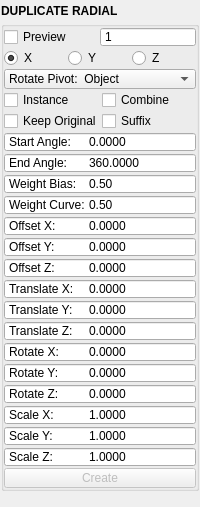
<?xml version="1.0" encoding="UTF-8"?>
<ui version="4.0">
 <class>QtUi</class>
 <widget class="QMainWindow" name="QtUi">
  <property name="geometry">
   <rect>
    <x>0</x>
    <y>0</y>
    <width>200</width>
    <height>507</height>
   </rect>
  </property>
  <property name="tabShape">
   <enum>QTabWidget::Triangular</enum>
  </property>
  <property name="dockNestingEnabled">
   <bool>true</bool>
  </property>
  <property name="dockOptions">
   <set>QMainWindow::AllowNestedDocks|QMainWindow::AllowTabbedDocks|QMainWindow::AnimatedDocks|QMainWindow::ForceTabbedDocks</set>
  </property>
  <property name="bnabled" stdset="0">
   <bool>true</bool>
  </property>
  <widget class="QWidget" name="central_widget">
   <property name="minimumSize">
    <size>
     <width>200</width>
     <height>0</height>
    </size>
   </property>
   <property name="palette">
    <palette>
     <active>
      <colorrole role="Highlight">
       <brush brushstyle="SolidPattern">
        <color alpha="255">
         <red>168</red>
         <green>152</green>
         <blue>250</blue>
        </color>
       </brush>
      </colorrole>
     </active>
     <inactive>
      <colorrole role="Highlight">
       <brush brushstyle="SolidPattern">
        <color alpha="255">
         <red>168</red>
         <green>152</green>
         <blue>250</blue>
        </color>
       </brush>
      </colorrole>
     </inactive>
     <disabled>
      <colorrole role="Highlight">
       <brush brushstyle="SolidPattern">
        <color alpha="255">
         <red>168</red>
         <green>152</green>
         <blue>250</blue>
        </color>
       </brush>
      </colorrole>
     </disabled>
    </palette>
   </property>
   <layout class="QVBoxLayout" name="verticalLayout_2">
    <property name="leftMargin">
     <number>1</number>
    </property>
    <property name="topMargin">
     <number>1</number>
    </property>
    <property name="rightMargin">
     <number>1</number>
    </property>
    <property name="bottomMargin">
     <number>1</number>
    </property>
    <item>
     <layout class="QVBoxLayout" name="verticalLayout">
      <property name="spacing">
       <number>0</number>
      </property>
      <item>
       <widget class="Header" name="header">
        <property name="minimumSize">
         <size>
          <width>0</width>
          <height>20</height>
         </size>
        </property>
        <property name="maximumSize">
         <size>
          <width>16777215</width>
          <height>20</height>
         </size>
        </property>
        <property name="font">
         <font>
          <weight>75</weight>
          <bold>true</bold>
         </font>
        </property>
        <property name="text">
         <string>DUPLICATE RADIAL</string>
        </property>
       </widget>
      </item>
      <item>
       <widget class="QGroupBox" name="radialArray">
        <property name="title">
         <string/>
        </property>
        <layout class="QGridLayout" name="gridLayout">
         <property name="leftMargin">
          <number>0</number>
         </property>
         <property name="topMargin">
          <number>0</number>
         </property>
         <property name="rightMargin">
          <number>0</number>
         </property>
         <property name="bottomMargin">
          <number>0</number>
         </property>
         <property name="horizontalSpacing">
          <number>0</number>
         </property>
         <property name="verticalSpacing">
          <number>1</number>
         </property>
         <item row="2" column="1" colspan="2">
          <layout class="QHBoxLayout" name="horizontalLayout">
           <property name="spacing">
            <number>0</number>
           </property>
           <item>
            <widget class="QRadioButton" name="chk002">
             <property name="minimumSize">
              <size>
               <width>36</width>
               <height>20</height>
              </size>
             </property>
             <property name="maximumSize">
              <size>
               <width>999</width>
               <height>20</height>
              </size>
             </property>
             <property name="toolTip">
              <string>Duplicate: rotate axis X</string>
             </property>
             <property name="text">
              <string>X</string>
             </property>
             <property name="iconSize">
              <size>
               <width>18</width>
               <height>18</height>
              </size>
             </property>
             <property name="checkable">
              <bool>true</bool>
             </property>
             <property name="checked">
              <bool>true</bool>
             </property>
            </widget>
           </item>
           <item>
            <widget class="QRadioButton" name="chk003">
             <property name="minimumSize">
              <size>
               <width>36</width>
               <height>20</height>
              </size>
             </property>
             <property name="maximumSize">
              <size>
               <width>999</width>
               <height>20</height>
              </size>
             </property>
             <property name="toolTip">
              <string>Duplicate: rotate axis Y</string>
             </property>
             <property name="text">
              <string>Y</string>
             </property>
             <property name="iconSize">
              <size>
               <width>18</width>
               <height>18</height>
              </size>
             </property>
             <property name="checkable">
              <bool>true</bool>
             </property>
             <property name="checked">
              <bool>false</bool>
             </property>
            </widget>
           </item>
           <item>
            <widget class="QRadioButton" name="chk004">
             <property name="minimumSize">
              <size>
               <width>36</width>
               <height>20</height>
              </size>
             </property>
             <property name="maximumSize">
              <size>
               <width>999</width>
               <height>20</height>
              </size>
             </property>
             <property name="toolTip">
              <string>Duplicate: rotate axis Z</string>
             </property>
             <property name="text">
              <string>Z</string>
             </property>
             <property name="iconSize">
              <size>
               <width>18</width>
               <height>18</height>
              </size>
             </property>
             <property name="checkable">
              <bool>true</bool>
             </property>
             <property name="checked">
              <bool>false</bool>
             </property>
            </widget>
           </item>
          </layout>
         </item>
         <item row="9" column="1" colspan="2">
          <widget class="DoubleSpinBox" name="s013">
           <property name="minimumSize">
            <size>
             <width>0</width>
             <height>20</height>
            </size>
           </property>
           <property name="maximumSize">
            <size>
             <width>999</width>
             <height>20</height>
            </size>
           </property>
           <property name="toolTip">
            <string>Duplicate: start angle</string>
           </property>
           <property name="buttonSymbols">
            <enum>QAbstractSpinBox::NoButtons</enum>
           </property>
           <property name="prefix">
            <string>Start Angle:	</string>
           </property>
           <property name="decimals">
            <number>4</number>
           </property>
           <property name="minimum">
            <double>-9999.000000000000000</double>
           </property>
           <property name="maximum">
            <double>360.000000000000000</double>
           </property>
           <property name="value">
            <double>0.000000000000000</double>
           </property>
          </widget>
         </item>
         <item row="18" column="1" colspan="2">
          <widget class="DoubleSpinBox" name="s002">
           <property name="minimumSize">
            <size>
             <width>0</width>
             <height>20</height>
            </size>
           </property>
           <property name="maximumSize">
            <size>
             <width>16777215</width>
             <height>20</height>
            </size>
           </property>
           <property name="toolTip">
            <string>Duplicate: transform Z amount</string>
           </property>
           <property name="buttonSymbols">
            <enum>QAbstractSpinBox::NoButtons</enum>
           </property>
           <property name="prefix">
            <string>Translate Z:	</string>
           </property>
           <property name="decimals">
            <number>4</number>
           </property>
           <property name="minimum">
            <double>-9999999.000000000000000</double>
           </property>
           <property name="maximum">
            <double>9999999.000000000000000</double>
           </property>
           <property name="singleStep">
            <double>1.000000000000000</double>
           </property>
           <property name="value">
            <double>0.000000000000000</double>
           </property>
          </widget>
         </item>
         <item row="16" column="1" colspan="2">
          <widget class="DoubleSpinBox" name="s000">
           <property name="minimumSize">
            <size>
             <width>0</width>
             <height>20</height>
            </size>
           </property>
           <property name="maximumSize">
            <size>
             <width>16777215</width>
             <height>20</height>
            </size>
           </property>
           <property name="toolTip">
            <string>Duplicate: transform X amount</string>
           </property>
           <property name="buttonSymbols">
            <enum>QAbstractSpinBox::NoButtons</enum>
           </property>
           <property name="prefix">
            <string>Translate X:	</string>
           </property>
           <property name="decimals">
            <number>4</number>
           </property>
           <property name="minimum">
            <double>-9999999.000000000000000</double>
           </property>
           <property name="maximum">
            <double>9999999.000000000000000</double>
           </property>
           <property name="singleStep">
            <double>1.000000000000000</double>
           </property>
           <property name="value">
            <double>0.000000000000000</double>
           </property>
          </widget>
         </item>
         <item row="22" column="1" colspan="2">
          <widget class="DoubleSpinBox" name="s005">
           <property name="minimumSize">
            <size>
             <width>0</width>
             <height>20</height>
            </size>
           </property>
           <property name="maximumSize">
            <size>
             <width>16777215</width>
             <height>20</height>
            </size>
           </property>
           <property name="toolTip">
            <string>Duplicate: rotate Z amount</string>
           </property>
           <property name="buttonSymbols">
            <enum>QAbstractSpinBox::NoButtons</enum>
           </property>
           <property name="prefix">
            <string>Rotate Z:	</string>
           </property>
           <property name="decimals">
            <number>4</number>
           </property>
           <property name="minimum">
            <double>-9999999.000000000000000</double>
           </property>
           <property name="maximum">
            <double>9999999.000000000000000</double>
           </property>
           <property name="singleStep">
            <double>1.000000000000000</double>
           </property>
           <property name="value">
            <double>0.000000000000000</double>
           </property>
          </widget>
         </item>
         <item row="17" column="1" colspan="2">
          <widget class="DoubleSpinBox" name="s001">
           <property name="minimumSize">
            <size>
             <width>0</width>
             <height>20</height>
            </size>
           </property>
           <property name="maximumSize">
            <size>
             <width>16777215</width>
             <height>20</height>
            </size>
           </property>
           <property name="toolTip">
            <string>Duplicate: transform Y amount</string>
           </property>
           <property name="buttonSymbols">
            <enum>QAbstractSpinBox::NoButtons</enum>
           </property>
           <property name="prefix">
            <string>Translate Y:	</string>
           </property>
           <property name="decimals">
            <number>4</number>
           </property>
           <property name="minimum">
            <double>-9999999.000000000000000</double>
           </property>
           <property name="maximum">
            <double>9999999.000000000000000</double>
           </property>
           <property name="singleStep">
            <double>1.000000000000000</double>
           </property>
           <property name="value">
            <double>0.000000000000000</double>
           </property>
          </widget>
         </item>
         <item row="24" column="1" colspan="2">
          <widget class="DoubleSpinBox" name="s007">
           <property name="minimumSize">
            <size>
             <width>0</width>
             <height>20</height>
            </size>
           </property>
           <property name="maximumSize">
            <size>
             <width>16777215</width>
             <height>20</height>
            </size>
           </property>
           <property name="toolTip">
            <string>Duplicate: scale Y amount</string>
           </property>
           <property name="buttonSymbols">
            <enum>QAbstractSpinBox::NoButtons</enum>
           </property>
           <property name="prefix">
            <string>Scale Y:	</string>
           </property>
           <property name="decimals">
            <number>4</number>
           </property>
           <property name="minimum">
            <double>-9999999.000000000000000</double>
           </property>
           <property name="maximum">
            <double>9999999.000000000000000</double>
           </property>
           <property name="singleStep">
            <double>0.100000000000000</double>
           </property>
           <property name="value">
            <double>1.000000000000000</double>
           </property>
          </widget>
         </item>
         <item row="23" column="1" colspan="2">
          <widget class="DoubleSpinBox" name="s006">
           <property name="minimumSize">
            <size>
             <width>0</width>
             <height>20</height>
            </size>
           </property>
           <property name="maximumSize">
            <size>
             <width>16777215</width>
             <height>20</height>
            </size>
           </property>
           <property name="toolTip">
            <string>Duplicate: scale X amount</string>
           </property>
           <property name="buttonSymbols">
            <enum>QAbstractSpinBox::NoButtons</enum>
           </property>
           <property name="prefix">
            <string>Scale X:	</string>
           </property>
           <property name="decimals">
            <number>4</number>
           </property>
           <property name="minimum">
            <double>-9999999.000000000000000</double>
           </property>
           <property name="maximum">
            <double>9999999.000000000000000</double>
           </property>
           <property name="singleStep">
            <double>0.100000000000000</double>
           </property>
           <property name="value">
            <double>1.000000000000000</double>
           </property>
          </widget>
         </item>
         <item row="20" column="1" colspan="2">
          <widget class="DoubleSpinBox" name="s003">
           <property name="minimumSize">
            <size>
             <width>0</width>
             <height>20</height>
            </size>
           </property>
           <property name="maximumSize">
            <size>
             <width>16777215</width>
             <height>20</height>
            </size>
           </property>
           <property name="toolTip">
            <string>Duplicate: rotate X amount</string>
           </property>
           <property name="buttonSymbols">
            <enum>QAbstractSpinBox::NoButtons</enum>
           </property>
           <property name="prefix">
            <string>Rotate X:	</string>
           </property>
           <property name="decimals">
            <number>4</number>
           </property>
           <property name="minimum">
            <double>-9999999.000000000000000</double>
           </property>
           <property name="maximum">
            <double>9999999.000000000000000</double>
           </property>
           <property name="singleStep">
            <double>1.000000000000000</double>
           </property>
           <property name="value">
            <double>0.000000000000000</double>
           </property>
          </widget>
         </item>
         <item row="15" column="1" colspan="2">
          <widget class="DoubleSpinBox" name="s012">
           <property name="minimumSize">
            <size>
             <width>0</width>
             <height>20</height>
            </size>
           </property>
           <property name="maximumSize">
            <size>
             <width>16777215</width>
             <height>20</height>
            </size>
           </property>
           <property name="toolTip">
            <string>Duplicate: offset Z amount</string>
           </property>
           <property name="alignment">
            <set>Qt::AlignLeading|Qt::AlignLeft|Qt::AlignVCenter</set>
           </property>
           <property name="buttonSymbols">
            <enum>QAbstractSpinBox::NoButtons</enum>
           </property>
           <property name="prefix">
            <string>Offset Z:	</string>
           </property>
           <property name="decimals">
            <number>4</number>
           </property>
           <property name="minimum">
            <double>-9999999.000000000000000</double>
           </property>
           <property name="maximum">
            <double>9999999.000000000000000</double>
           </property>
           <property name="singleStep">
            <double>0.100000000000000</double>
           </property>
           <property name="value">
            <double>0.000000000000000</double>
           </property>
          </widget>
         </item>
         <item row="14" column="1" colspan="2">
          <widget class="DoubleSpinBox" name="s011">
           <property name="minimumSize">
            <size>
             <width>0</width>
             <height>20</height>
            </size>
           </property>
           <property name="maximumSize">
            <size>
             <width>16777215</width>
             <height>20</height>
            </size>
           </property>
           <property name="toolTip">
            <string>Duplicate: offset Y amount</string>
           </property>
           <property name="buttonSymbols">
            <enum>QAbstractSpinBox::NoButtons</enum>
           </property>
           <property name="prefix">
            <string>Offset Y:	</string>
           </property>
           <property name="decimals">
            <number>4</number>
           </property>
           <property name="minimum">
            <double>-9999999.000000000000000</double>
           </property>
           <property name="maximum">
            <double>9999999.000000000000000</double>
           </property>
           <property name="singleStep">
            <double>0.100000000000000</double>
           </property>
           <property name="value">
            <double>0.000000000000000</double>
           </property>
          </widget>
         </item>
         <item row="13" column="1" colspan="2">
          <widget class="DoubleSpinBox" name="s010">
           <property name="minimumSize">
            <size>
             <width>0</width>
             <height>20</height>
            </size>
           </property>
           <property name="maximumSize">
            <size>
             <width>16777215</width>
             <height>20</height>
            </size>
           </property>
           <property name="toolTip">
            <string>Duplicate: offset X amount</string>
           </property>
           <property name="buttonSymbols">
            <enum>QAbstractSpinBox::NoButtons</enum>
           </property>
           <property name="prefix">
            <string>Offset X:	</string>
           </property>
           <property name="decimals">
            <number>4</number>
           </property>
           <property name="minimum">
            <double>-9999999.000000000000000</double>
           </property>
           <property name="maximum">
            <double>9999999.000000000000000</double>
           </property>
           <property name="singleStep">
            <double>0.100000000000000</double>
           </property>
           <property name="value">
            <double>0.000000000000000</double>
           </property>
          </widget>
         </item>
         <item row="10" column="1" colspan="2">
          <widget class="DoubleSpinBox" name="s014">
           <property name="minimumSize">
            <size>
             <width>0</width>
             <height>20</height>
            </size>
           </property>
           <property name="maximumSize">
            <size>
             <width>999</width>
             <height>20</height>
            </size>
           </property>
           <property name="toolTip">
            <string>Duplicate: start angle</string>
           </property>
           <property name="buttonSymbols">
            <enum>QAbstractSpinBox::NoButtons</enum>
           </property>
           <property name="prefix">
            <string>End Angle:	</string>
           </property>
           <property name="decimals">
            <number>4</number>
           </property>
           <property name="minimum">
            <double>-9999.000000000000000</double>
           </property>
           <property name="maximum">
            <double>360.000000000000000</double>
           </property>
           <property name="value">
            <double>360.000000000000000</double>
           </property>
          </widget>
         </item>
         <item row="21" column="1" colspan="2">
          <widget class="DoubleSpinBox" name="s004">
           <property name="minimumSize">
            <size>
             <width>0</width>
             <height>20</height>
            </size>
           </property>
           <property name="maximumSize">
            <size>
             <width>16777215</width>
             <height>20</height>
            </size>
           </property>
           <property name="toolTip">
            <string>Duplicate: rotate Y amount</string>
           </property>
           <property name="buttonSymbols">
            <enum>QAbstractSpinBox::NoButtons</enum>
           </property>
           <property name="prefix">
            <string>Rotate Y:	</string>
           </property>
           <property name="decimals">
            <number>4</number>
           </property>
           <property name="minimum">
            <double>-9999999.000000000000000</double>
           </property>
           <property name="maximum">
            <double>9999999.000000000000000</double>
           </property>
           <property name="singleStep">
            <double>1.000000000000000</double>
           </property>
           <property name="value">
            <double>0.000000000000000</double>
           </property>
          </widget>
         </item>
         <item row="29" column="1" colspan="2">
          <widget class="DoubleSpinBox" name="s008">
           <property name="minimumSize">
            <size>
             <width>0</width>
             <height>20</height>
            </size>
           </property>
           <property name="maximumSize">
            <size>
             <width>16777215</width>
             <height>20</height>
            </size>
           </property>
           <property name="toolTip">
            <string>Duplicate: scale Z amount</string>
           </property>
           <property name="buttonSymbols">
            <enum>QAbstractSpinBox::NoButtons</enum>
           </property>
           <property name="prefix">
            <string>Scale Z:	</string>
           </property>
           <property name="decimals">
            <number>4</number>
           </property>
           <property name="minimum">
            <double>-9999999.000000000000000</double>
           </property>
           <property name="maximum">
            <double>9999999.000000000000000</double>
           </property>
           <property name="singleStep">
            <double>0.100000000000000</double>
           </property>
           <property name="value">
            <double>1.000000000000000</double>
           </property>
          </widget>
         </item>
         <item row="1" column="1" colspan="2">
          <layout class="QHBoxLayout" name="horizontalLayout_2">
           <property name="spacing">
            <number>0</number>
           </property>
           <item>
            <widget class="QCheckBox" name="chk000">
             <property name="minimumSize">
              <size>
               <width>0</width>
               <height>20</height>
              </size>
             </property>
             <property name="maximumSize">
              <size>
               <width>999</width>
               <height>20</height>
              </size>
             </property>
             <property name="toolTip">
              <string>Start the duplicate preview using any selected mesh objects.</string>
             </property>
             <property name="text">
              <string>Preview</string>
             </property>
             <property name="iconSize">
              <size>
               <width>18</width>
               <height>18</height>
              </size>
             </property>
             <property name="checkable">
              <bool>true</bool>
             </property>
            </widget>
           </item>
           <item>
            <widget class="QSpinBox" name="s009">
             <property name="minimumSize">
              <size>
               <width>0</width>
               <height>20</height>
              </size>
             </property>
             <property name="maximumSize">
              <size>
               <width>16777215</width>
               <height>20</height>
              </size>
             </property>
             <property name="toolTip">
              <string>Duplicate: number of copies</string>
             </property>
             <property name="buttonSymbols">
              <enum>QAbstractSpinBox::NoButtons</enum>
             </property>
             <property name="minimum">
              <number>1</number>
             </property>
             <property name="maximum">
              <number>999</number>
             </property>
             <property name="value">
              <number>1</number>
             </property>
            </widget>
           </item>
          </layout>
         </item>
         <item row="12" column="1" colspan="2">
          <widget class="DoubleSpinBox" name="s016">
           <property name="minimumSize">
            <size>
             <width>0</width>
             <height>20</height>
            </size>
           </property>
           <property name="maximumSize">
            <size>
             <width>16777215</width>
             <height>20</height>
            </size>
           </property>
           <property name="toolTip">
            <string>&lt;html&gt;&lt;head/&gt;&lt;body&gt;&lt;p&gt;Controls the strength of the bias:&lt;/p&gt;&lt;ul style=&quot;margin-top: 0px; margin-bottom: 0px; margin-left: 0px; margin-right: 0px; -qt-list-indent: 1;&quot;&gt;&lt;li style=&quot; margin-top:12px; margin-bottom:0px; margin-left:0px; margin-right:0px; -qt-block-indent:0; text-indent:0px;&quot;&gt;A value of &lt;span style=&quot; font-family:'Courier New';&quot;&gt;0&lt;/span&gt; indicates no curvature, resulting in a linear effect.&lt;/li&gt;&lt;li style=&quot; margin-top:0px; margin-bottom:0px; margin-left:0px; margin-right:0px; -qt-block-indent:0; text-indent:0px;&quot;&gt;A value close to &lt;span style=&quot; font-family:'Courier New';&quot;&gt;1&lt;/span&gt; indicates a strong curvature, producing a noticeable bias effect.&lt;/li&gt;&lt;li style=&quot; margin-top:0px; margin-bottom:12px; margin-left:0px; margin-right:0px; -qt-block-indent:0; text-indent:0px;&quot;&gt;The default of &lt;span style=&quot; font-family:'Courier New';&quot;&gt;0.5&lt;/span&gt; provides moderate curvature.&lt;/li&gt;&lt;/ul&gt;&lt;/body&gt;&lt;/html&gt;</string>
           </property>
           <property name="buttonSymbols">
            <enum>QAbstractSpinBox::NoButtons</enum>
           </property>
           <property name="prefix">
            <string>Weight Curve:	</string>
           </property>
           <property name="decimals">
            <number>2</number>
           </property>
           <property name="minimum">
            <double>0.000000000000000</double>
           </property>
           <property name="maximum">
            <double>1.000000000000000</double>
           </property>
           <property name="singleStep">
            <double>0.010000000000000</double>
           </property>
           <property name="value">
            <double>0.500000000000000</double>
           </property>
          </widget>
         </item>
         <item row="30" column="1" colspan="2">
          <layout class="QHBoxLayout" name="horizontalLayout_3">
           <property name="spacing">
            <number>0</number>
           </property>
           <item>
            <widget class="QPushButton" name="b000">
             <property name="enabled">
              <bool>false</bool>
             </property>
             <property name="minimumSize">
              <size>
               <width>0</width>
               <height>20</height>
              </size>
             </property>
             <property name="maximumSize">
              <size>
               <width>999</width>
               <height>20</height>
              </size>
             </property>
             <property name="toolTip">
              <string>Finish the duplicate operation.</string>
             </property>
             <property name="layoutDirection">
              <enum>Qt::RightToLeft</enum>
             </property>
             <property name="text">
              <string>Create</string>
             </property>
             <property name="autoDefault">
              <bool>false</bool>
             </property>
             <property name="default">
              <bool>false</bool>
             </property>
             <property name="flat">
              <bool>false</bool>
             </property>
             <property name="bnabled" stdset="0">
              <bool>true</bool>
             </property>
            </widget>
           </item>
          </layout>
         </item>
         <item row="11" column="1" colspan="2">
          <widget class="DoubleSpinBox" name="s015">
           <property name="minimumSize">
            <size>
             <width>0</width>
             <height>20</height>
            </size>
           </property>
           <property name="maximumSize">
            <size>
             <width>16777215</width>
             <height>20</height>
            </size>
           </property>
           <property name="toolTip">
            <string>&lt;html&gt;&lt;head/&gt;&lt;body&gt;&lt;p&gt;Controls the direction of the bias:&lt;/p&gt;&lt;ul style=&quot;margin-top: 0px; margin-bottom: 0px; margin-left: 0px; margin-right: 0px; -qt-list-indent: 1;&quot;&gt;&lt;li style=&quot; margin-top:12px; margin-bottom:0px; margin-left:0px; margin-right:0px; -qt-block-indent:0; text-indent:0px;&quot;&gt;A value of &lt;span style=&quot; font-family:'Courier New';&quot;&gt;0&lt;/span&gt; would mean the bias is completely towards the start.&lt;/li&gt;&lt;li style=&quot; margin-top:0px; margin-bottom:0px; margin-left:0px; margin-right:0px; -qt-block-indent:0; text-indent:0px;&quot;&gt;A value of &lt;span style=&quot; font-family:'Courier New';&quot;&gt;0.5&lt;/span&gt; indicates no bias, providing a linear distribution.&lt;/li&gt;&lt;li style=&quot; margin-top:0px; margin-bottom:12px; margin-left:0px; margin-right:0px; -qt-block-indent:0; text-indent:0px;&quot;&gt;A value of &lt;span style=&quot; font-family:'Courier New';&quot;&gt;1&lt;/span&gt; would mean the bias is completely towards the end.&lt;/li&gt;&lt;/ul&gt;&lt;/body&gt;&lt;/html&gt;</string>
           </property>
           <property name="buttonSymbols">
            <enum>QAbstractSpinBox::NoButtons</enum>
           </property>
           <property name="prefix">
            <string>Weight Bias:	</string>
           </property>
           <property name="decimals">
            <number>2</number>
           </property>
           <property name="minimum">
            <double>0.000000000000000</double>
           </property>
           <property name="maximum">
            <double>1.000000000000000</double>
           </property>
           <property name="singleStep">
            <double>0.010000000000000</double>
           </property>
           <property name="value">
            <double>0.500000000000000</double>
           </property>
          </widget>
         </item>
         <item row="6" column="1">
          <widget class="QCheckBox" name="chk005">
           <property name="minimumSize">
            <size>
             <width>0</width>
             <height>20</height>
            </size>
           </property>
           <property name="maximumSize">
            <size>
             <width>999</width>
             <height>20</height>
            </size>
           </property>
           <property name="toolTip">
            <string>Whether to create instances of the duplicates.</string>
           </property>
           <property name="text">
            <string>Instance</string>
           </property>
           <property name="iconSize">
            <size>
             <width>18</width>
             <height>18</height>
            </size>
           </property>
           <property name="checkable">
            <bool>true</bool>
           </property>
          </widget>
         </item>
         <item row="7" column="2">
          <widget class="QCheckBox" name="chk008">
           <property name="minimumSize">
            <size>
             <width>0</width>
             <height>20</height>
            </size>
           </property>
           <property name="maximumSize">
            <size>
             <width>999</width>
             <height>20</height>
            </size>
           </property>
           <property name="toolTip">
            <string>Whether to append a suffix to the names of the duplicates.</string>
           </property>
           <property name="text">
            <string>Suffix</string>
           </property>
           <property name="iconSize">
            <size>
             <width>18</width>
             <height>18</height>
            </size>
           </property>
           <property name="checkable">
            <bool>true</bool>
           </property>
          </widget>
         </item>
         <item row="6" column="2">
          <widget class="QCheckBox" name="chk007">
           <property name="minimumSize">
            <size>
             <width>0</width>
             <height>20</height>
            </size>
           </property>
           <property name="maximumSize">
            <size>
             <width>999</width>
             <height>20</height>
            </size>
           </property>
           <property name="toolTip">
            <string>Whether to combine the duplicates into a single object.</string>
           </property>
           <property name="text">
            <string>Combine</string>
           </property>
           <property name="iconSize">
            <size>
             <width>18</width>
             <height>18</height>
            </size>
           </property>
           <property name="checkable">
            <bool>true</bool>
           </property>
          </widget>
         </item>
         <item row="7" column="1">
          <widget class="QCheckBox" name="chk006">
           <property name="minimumSize">
            <size>
             <width>0</width>
             <height>20</height>
            </size>
           </property>
           <property name="maximumSize">
            <size>
             <width>999</width>
             <height>20</height>
            </size>
           </property>
           <property name="toolTip">
            <string>Whether to keep the original object.</string>
           </property>
           <property name="text">
            <string>Keep Original</string>
           </property>
           <property name="iconSize">
            <size>
             <width>18</width>
             <height>18</height>
            </size>
           </property>
           <property name="checkable">
            <bool>true</bool>
           </property>
          </widget>
         </item>
         <item row="3" column="1" colspan="2">
          <widget class="ComboBox" name="cmb000">
           <property name="minimumSize">
            <size>
             <width>0</width>
             <height>20</height>
            </size>
           </property>
           <property name="maximumSize">
            <size>
             <width>16777215</width>
             <height>20</height>
            </size>
           </property>
           <property name="toolTip">
            <string>&lt;html&gt;&lt;head/&gt;&lt;body&gt;&lt;p&gt;Rotate around the &lt;span style=&quot; font-weight:600;&quot;&gt;object&lt;/span&gt;'s pivot, or &lt;span style=&quot; font-weight:600;&quot;&gt;world&lt;/span&gt; origin.&lt;/p&gt;&lt;/body&gt;&lt;/html&gt;</string>
           </property>
           <property name="maxVisibleItems">
            <number>40</number>
           </property>
           <property name="maxCount">
            <number>500</number>
           </property>
           <property name="sizeAdjustPolicy">
            <enum>QComboBox::AdjustToContents</enum>
           </property>
           <property name="frame">
            <bool>true</bool>
           </property>
           <item>
            <property name="text">
             <string>Rotate Pivot:  Object</string>
            </property>
           </item>
           <item>
            <property name="text">
             <string>Rotate Pivot:  World</string>
            </property>
           </item>
          </widget>
         </item>
        </layout>
       </widget>
      </item>
      <item>
       <spacer name="verticalSpacer">
        <property name="orientation">
         <enum>Qt::Vertical</enum>
        </property>
        <property name="sizeHint" stdset="0">
         <size>
          <width>0</width>
          <height>10</height>
         </size>
        </property>
       </spacer>
      </item>
     </layout>
    </item>
   </layout>
  </widget>
 </widget>
 <customwidgets>
  <customwidget>
   <class>Header</class>
   <extends>QLabel</extends>
   <header>uitk.widgets.header.Header.h</header>
  </customwidget>
  <customwidget>
   <class>DoubleSpinBox</class>
   <extends>QDoubleSpinBox</extends>
   <header>widgets.doublespinbox.h</header>
  </customwidget>
  <customwidget>
   <class>ComboBox</class>
   <extends>QComboBox</extends>
   <header>uitk.widgets.comboBox.ComboBox.h</header>
  </customwidget>
 </customwidgets>
 <resources/>
 <connections/>
 <designerdata>
  <property name="gridDeltaX">
   <number>5</number>
  </property>
  <property name="gridDeltaY">
   <number>5</number>
  </property>
  <property name="gridSnapX">
   <bool>true</bool>
  </property>
  <property name="gridSnapY">
   <bool>true</bool>
  </property>
  <property name="gridVisible">
   <bool>true</bool>
  </property>
 </designerdata>
</ui>
